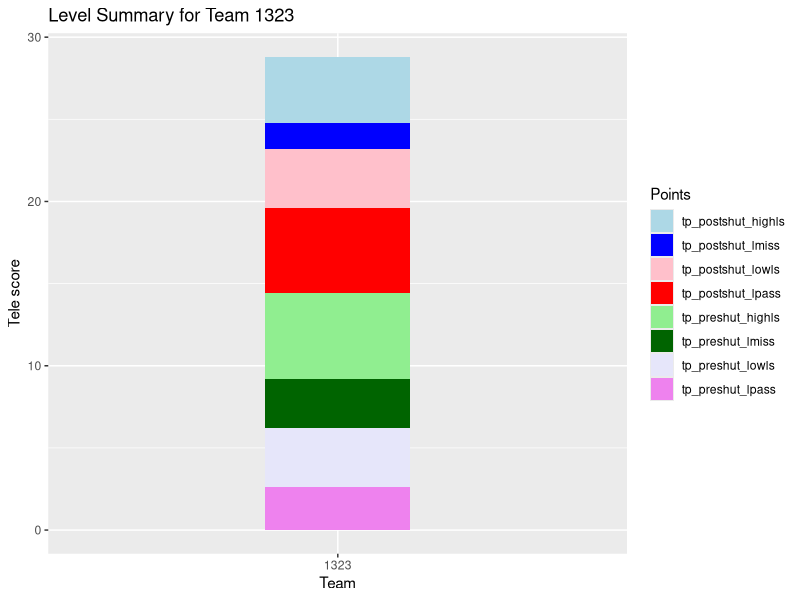

Generate this figure with R:
## ---- chunk 1
#group_by, select/selected, select(forgot something), pivot_longer unfin, check variable names

library(tidyverse)
raw <- read.csv("../shinyapp/data_files/fake_data.csv")

selected = 1323
data <- raw |>
    select(team_number, pre_high_lunites_scored,pre_low_lunites_scored,pre_lunites_missed,pre_lunites_passed,post_high_lunites_scored,post_low_lunites_scored,post_lunites_missed,post_lunites_passed) |>
    filter(team_number == selected) |>
    summarize(
        tp_preshut_highls = mean(pre_high_lunites_scored),
        tp_preshut_lowls = mean(pre_low_lunites_scored),
        tp_preshut_lmiss = mean(pre_lunites_missed),
        tp_preshut_lpass = mean(pre_lunites_passed),
        tp_postshut_highls = mean(post_high_lunites_scored),
        tp_postshut_lowls = mean(post_low_lunites_scored),
        tp_postshut_lmiss = mean(post_lunites_missed),
        tp_postshut_lpass = mean(post_lunites_passed),
    )|>
    pivot_longer(cols=c(tp_preshut_highls, tp_preshut_lowls, tp_preshut_lmiss, tp_preshut_lpass, tp_postshut_highls, tp_postshut_lowls, tp_postshut_lmiss, tp_postshut_lpass), names_to = "type", values_to = "points_score")

data$team_number = selected

ggplot(data, aes(x = factor(team_number), y = points_score, fill = type)) +
       geom_bar(position = "stack", stat = "identity", width = 0.3) +
    labs(title = paste("Level Summary for Team", data$team_number), x = "Team", y = "Tele score", fill = "Points")+
    scale_fill_manual(values=c("lightblue", "blue", "pink", "red", "lightgreen","darkgreen", "lavender", "violet"))
       
